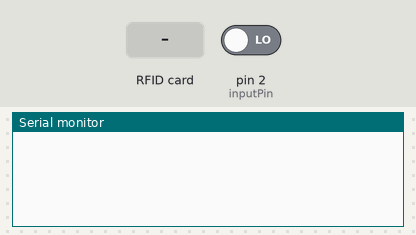
The sketch below on a simulated Arduino Uno, built with avr-gcc and run on an emulated ATmega328P. On the bench: the last lines printed to the serial monitor. The inputs (shaded band) are chosen by the test bench; at power-on: pin 2 (inputPin) LOW.

Above: at 1.2 s.
1.3 s: pin 2 (inputPin) driven HIGH
At 2.2 s:
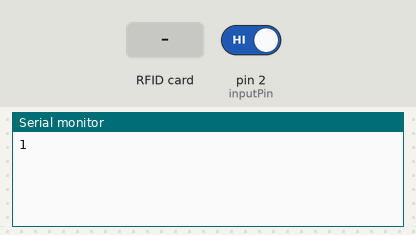
2.8 s: RFID card 5E 7A 19 C4 held to the reader
At 3.5 s:
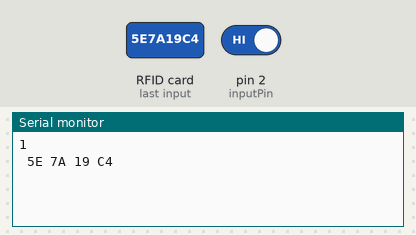
4.3 s: pin 2 (inputPin) driven LOW
At 4.8 s:
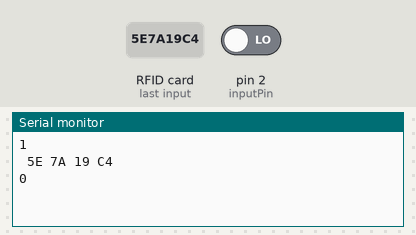

The sketch:

ardunio_code.ino
```cpp
#include <SPI.h>
#include <MFRC522.h>
#define SS_PIN 10
#define RST_PIN 9

MFRC522 rfid(SS_PIN, RST_PIN); // Instance of the class
MFRC522::MIFARE_Key key;

byte nuidPICC[4]; // Init array that will store new NUID

int ledPin = 13;    //pin for led
int inputPin = 2;   //input pin
int pirState = LOW; //no motion initially
int val = 0;

void setup() {
  pinMode(ledPin, OUTPUT);
  pinMode(inputPin, INPUT);
  Serial.begin(9600);
  SPI.begin(); // Init SPI bus
  rfid.PCD_Init(); // Init MFRC522
  }

void loop()
{
val = digitalRead(inputPin);
if(val == HIGH)
{
  digitalWrite(ledPin, HIGH);
  if(pirState == LOW){
    Serial.println("1"); //turned on
    pirState = HIGH;
    }
  }
else {
  digitalWrite(ledPin, LOW);
  if(pirState == HIGH){
    Serial.println("0");
    pirState = LOW;
    }
  }
  // RFID Look for new cards
  if ( ! rfid.PICC_IsNewCardPresent())
    return;
  // Verify if the NUID has been readed
  if ( ! rfid.PICC_ReadCardSerial())
    return;
  // Store NUID into nuidPICC array
  //reads and stores the binary data
    for (byte i = 0; i < 4; i++) {
      nuidPICC[i] = rfid.uid.uidByte[i];
    }
    printHex(rfid.uid.uidByte, rfid.uid.size);
    Serial.println();
  rfid.PICC_HaltA(); // Halt PICC
  rfid.PCD_StopCrypto1(); // Stop encryption on PCD
  //if removed the rfid value will keep on printing

}

//user defined function
//to dump a byte array as hex values to Serial.
 //converts the binary to HEX
void printHex(byte *buffer, byte bufferSize) {
  for (byte i = 0; i < bufferSize; i++) {
    Serial.print(buffer[i] < 0x10 ? " 0" : " ");
    Serial.print(buffer[i],HEX);
  }
}
```

Measured:
- after the input at 1.3 s, the serial monitor: prints a new line at once (image 1)
- after the input at 2.8 s, the serial monitor: prints a new line at once (image 2)
- after the input at 4.3 s, the serial monitor: prints a new line at once (image 3)
